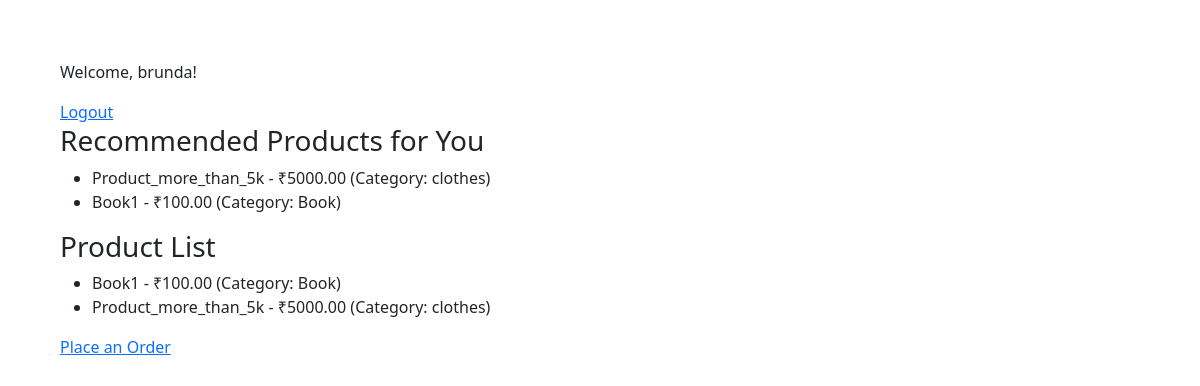
The page /products/ (signed in) on the database as committed earlier.
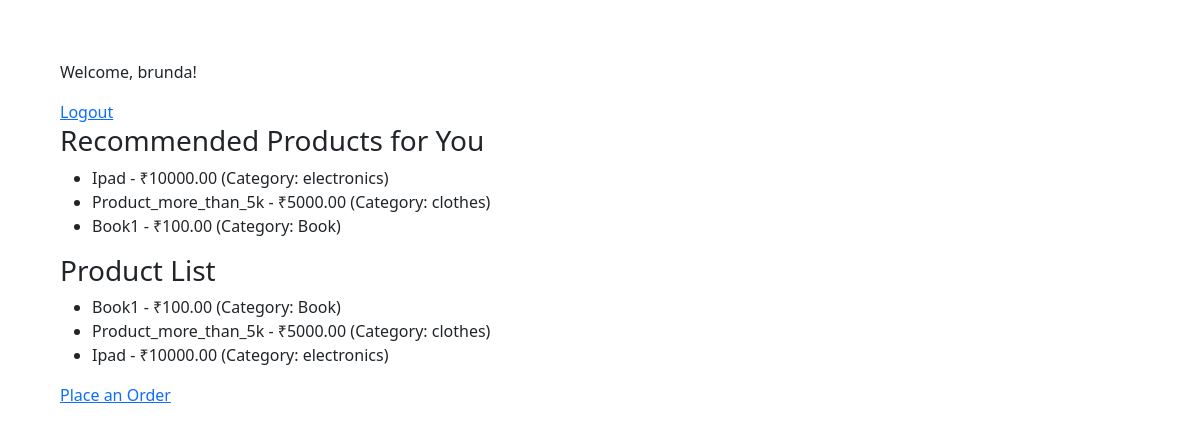
The same page on the database as committed later.
### storeapp/models.py (models this page shows, shortened)
class Product(models.Model):
    name = models.CharField(max_length=255)
    category = models.CharField(max_length=255)
    price = models.DecimalField(max_digits=10, decimal_places=2)

### storeapp/views.py (the view)
# urls.py: path('products/', views.product_list, name='product_list'),
@login_required
def product_list(request):
    products = Product.objects.all()
    user = request.user
    orders = Order.objects.filter(user=user)
    if orders.exists():
        category_counts = {}
        purchased_product_ids = set()
        for order in orders:
            for item in order.order_items.all():
                cat = item.product.category.lower()
                category_counts[cat] = category_counts.get(cat, 0) + item.quantity
                purchased_product_ids.add(item.product.id)
        if category_counts:
            recommended_category = max(category_counts, key=category_counts.get)
            recommended_products = Product.objects.filter(category__iexact=recommended_category)\
                                                  .exclude(id__in=purchased_product_ids)\
                                                  .order_by('-price')
        if not recommended_products.exists():
            recommended_products = Product.objects.all().order_by('-price')[:3]
    else:
        recommended_products = Product.objects.all().order_by('price')[:5]
    context = {
        'products': products,
        'recommended_products': recommended_products,
    }
    return render(request, 'product_list.html', context)

### storeapp/templates/product_list.html
{% extends "base.html" %}
{% block content %}
<h3>Recommended Products for You</h3>
<ul>
  {% for product in recommended_products %}
    <li>{{ product.name }} - ₹{{ product.price }} (Category: {{ product.category }})</li>
  {% empty %}
    <li>No recommendations available at this time.</li>
  {% endfor %}
</ul>
  <h3>Product List</h3>
  <ul>
    {% for product in products %}
      <li>{{ product.name }} - ₹{{ product.price }} (Category: {{ product.category }})</li>
    {% endfor %}
  </ul>
  <a href="{% url 'create_order' %}">Place an Order</a>
{% endblock %}

### storeapp/templates/base.html (shortened to what this page needs)
<!DOCTYPE html>
<html>
<head>
    <link href="https://cdn.jsdelivr.net/npm/bootstrap@5.3.3/dist/css/bootstrap.min.css" rel="stylesheet">
    <link rel="stylesheet" href="./index.css">
</head>
<body>
    {% if user.is_authenticated %}
      <p>Welcome, {{ user.username }}!</p>
      <a href="#" onclick="document.getElementById('logout-form').submit();">Logout</a>
    {% else %}
      <a href="{% url 'login' %}">Login</a>
    {% endif %}
    {% block content %}{% endblock %}
</body>
</html>

### storeapp/templates/index.css (style rules this page uses)
body { margin: 10px; padding: 50px; }

Rows that differ between the two databases and show on the page:
added Product: name "Ipad", price "10000.00", category "electronics"
